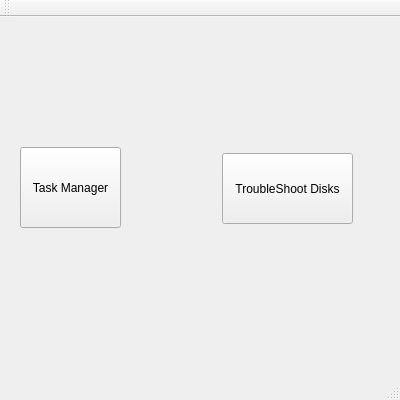
<?xml version="1.0" encoding="UTF-8"?>
<ui version="4.0">
 <class>UtilityManager</class>
 <widget class="QMainWindow" name="UtilityManager">
  <property name="geometry">
   <rect>
    <x>0</x>
    <y>0</y>
    <width>400</width>
    <height>400</height>
   </rect>
  </property>
  <property name="windowTitle">
   <string>Utility Manager</string>
  </property>
  <widget class="QWidget" name="centralWidget">
   <widget class="QPushButton" name="taskManager">
    <property name="geometry">
     <rect>
      <x>20</x>
      <y>130</y>
      <width>101</width>
      <height>81</height>
     </rect>
    </property>
    <property name="text">
     <string>Task Manager</string>
    </property>
   </widget>
   <widget class="QPushButton" name="troubleShootDisk">
    <property name="geometry">
     <rect>
      <x>222</x>
      <y>136</y>
      <width>131</width>
      <height>71</height>
     </rect>
    </property>
    <property name="text">
     <string>TroubleShoot Disks</string>
    </property>
   </widget>
  </widget>
  <widget class="QMenuBar" name="menuBar">
   <property name="geometry">
    <rect>
     <x>0</x>
     <y>0</y>
     <width>400</width>
     <height>23</height>
    </rect>
   </property>
  </widget>
  <widget class="QToolBar" name="mainToolBar">
   <attribute name="toolBarArea">
    <enum>TopToolBarArea</enum>
   </attribute>
   <attribute name="toolBarBreak">
    <bool>false</bool>
   </attribute>
  </widget>
  <widget class="QStatusBar" name="statusBar"/>
 </widget>
 <layoutdefault spacing="6" margin="11"/>
 <resources/>
 <connections/>
</ui>
